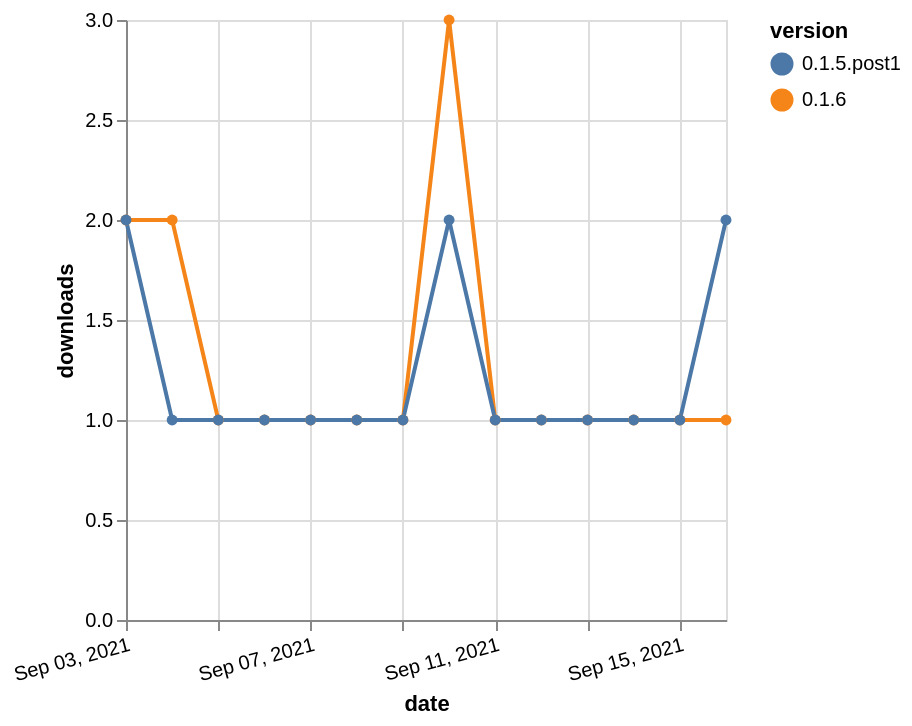

Express this chart as Vega-Lite.
### Vega-Lite specification from a JSON file in a GitHub repository (floating-point values rounded to 4 significant figures)
{"$schema": "https://vega.github.io/schema/vega-lite/v5.json", "description": "A simple bar chart with embedded data.", "data": {"values": [{"date": "2021-09-03", "total": 121, "delta": 2, "version": "0.1.6"}, {"date": "2021-09-04", "total": 123, "delta": 2, "version": "0.1.6"}, {"date": "2021-09-05", "total": 124, "delta": 1, "version": "0.1.6"}, {"date": "2021-09-06", "total": 125, "delta": 1, "version": "0.1.6"}, {"date": "2021-09-07", "total": 126, "delta": 1, "version": "0.1.6"}, {"date": "2021-09-08", "total": 127, "delta": 1, "version": "0.1.6"}, {"date": "2021-09-09", "total": 128, "delta": 1, "version": "0.1.6"}, {"date": "2021-09-10", "total": 131, "delta": 3, "version": "0.1.6"}, {"date": "2021-09-11", "total": 132, "delta": 1, "version": "0.1.6"}, {"date": "2021-09-12", "total": 133, "delta": 1, "version": "0.1.6"}, {"date": "2021-09-13", "total": 134, "delta": 1, "version": "0.1.6"}, {"date": "2021-09-14", "total": 135, "delta": 1, "version": "0.1.6"}, {"date": "2021-09-15", "total": 136, "delta": 1, "version": "0.1.6"}, {"date": "2021-09-16", "total": 137, "delta": 1, "version": "0.1.6"}, {"date": "2021-09-03", "total": 173, "delta": 2, "version": "0.1.5.post1"}, {"date": "2021-09-04", "total": 174, "delta": 1, "version": "0.1.5.post1"}, {"date": "2021-09-05", "total": 175, "delta": 1, "version": "0.1.5.post1"}, {"date": "2021-09-06", "total": 176, "delta": 1, "version": "0.1.5.post1"}, {"date": "2021-09-07", "total": 177, "delta": 1, "version": "0.1.5.post1"}, {"date": "2021-09-08", "total": 178, "delta": 1, "version": "0.1.5.post1"}, {"date": "2021-09-09", "total": 179, "delta": 1, "version": "0.1.5.post1"}, {"date": "2021-09-10", "total": 181, "delta": 2, "version": "0.1.5.post1"}, {"date": "2021-09-11", "total": 182, "delta": 1, "version": "0.1.5.post1"}, {"date": "2021-09-12", "total": 183, "delta": 1, "version": "0.1.5.post1"}, {"date": "2021-09-13", "total": 184, "delta": 1, "version": "0.1.5.post1"}, {"date": "2021-09-14", "total": 185, "delta": 1, "version": "0.1.5.post1"}, {"date": "2021-09-15", "total": 186, "delta": 1, "version": "0.1.5.post1"}, {"date": "2021-09-16", "total": 188, "delta": 2, "version": "0.1.5.post1"}]}, "width": "container", "mark": {"type": "line", "point": {"filled": true}}, "encoding": {"x": {"field": "date", "type": "temporal", "timeUnit": "yearmonthdate", "title": "date", "axis": {"labelAngle": -15}}, "y": {"field": "delta", "type": "quantitative", "title": "downloads"}, "color": {"field": "version", "type": "nominal"}, "tooltip": {"field": "delta"}}}
